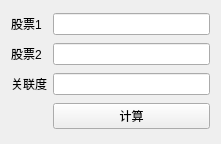
<?xml version="1.0" encoding="UTF-8"?>
<ui version="4.0">
 <class>Form</class>
 <widget class="QWidget" name="Form">
  <property name="geometry">
   <rect>
    <x>0</x>
    <y>0</y>
    <width>221</width>
    <height>144</height>
   </rect>
  </property>
  <property name="windowTitle">
   <string>Form</string>
  </property>
  <layout class="QGridLayout" name="gridLayout">
   <item row="0" column="0">
    <widget class="QLabel" name="label">
     <property name="text">
      <string>股票1</string>
     </property>
    </widget>
   </item>
   <item row="0" column="1">
    <widget class="QLineEdit" name="stock1"/>
   </item>
   <item row="1" column="0">
    <widget class="QLabel" name="label_2">
     <property name="text">
      <string>股票2</string>
     </property>
    </widget>
   </item>
   <item row="1" column="1">
    <widget class="QLineEdit" name="stock2"/>
   </item>
   <item row="2" column="0">
    <widget class="QLabel" name="label_3">
     <property name="text">
      <string>关联度</string>
     </property>
    </widget>
   </item>
   <item row="2" column="1">
    <widget class="QLineEdit" name="value"/>
   </item>
   <item row="3" column="1">
    <widget class="QPushButton" name="button">
     <property name="text">
      <string>计算</string>
     </property>
    </widget>
   </item>
  </layout>
 </widget>
 <resources/>
 <connections/>
</ui>
